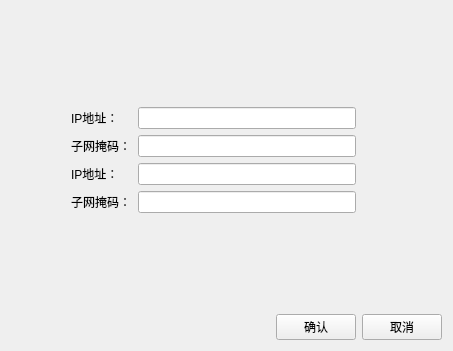
<?xml version="1.0" encoding="UTF-8"?>
<ui version="4.0">
 <class>Form</class>
 <widget class="QWidget" name="Form">
  <property name="geometry">
   <rect>
    <x>0</x>
    <y>0</y>
    <width>453</width>
    <height>351</height>
   </rect>
  </property>
  <property name="windowTitle">
   <string>Form</string>
  </property>
  <layout class="QGridLayout" name="gridLayout">
   <item row="1" column="6">
    <spacer name="horizontalSpacer_3">
     <property name="orientation">
      <enum>Qt::Orientation::Horizontal</enum>
     </property>
     <property name="sizeHint" stdset="0">
      <size>
       <width>40</width>
       <height>20</height>
      </size>
     </property>
    </spacer>
   </item>
   <item row="1" column="0">
    <spacer name="horizontalSpacer_2">
     <property name="orientation">
      <enum>Qt::Orientation::Horizontal</enum>
     </property>
     <property name="sizeHint" stdset="0">
      <size>
       <width>40</width>
       <height>20</height>
      </size>
     </property>
    </spacer>
   </item>
   <item row="5" column="3">
    <spacer name="verticalSpacer_2">
     <property name="orientation">
      <enum>Qt::Orientation::Vertical</enum>
     </property>
     <property name="sizeHint" stdset="0">
      <size>
       <width>20</width>
       <height>40</height>
      </size>
     </property>
    </spacer>
   </item>
   <item row="6" column="3">
    <spacer name="horizontalSpacer">
     <property name="orientation">
      <enum>Qt::Orientation::Horizontal</enum>
     </property>
     <property name="sizeHint" stdset="0">
      <size>
       <width>40</width>
       <height>20</height>
      </size>
     </property>
    </spacer>
   </item>
   <item row="4" column="1">
    <widget class="QLabel" name="mask_label_2">
     <property name="text">
      <string>子网掩码：</string>
     </property>
    </widget>
   </item>
   <item row="6" column="1">
    <spacer name="horizontalSpacer_4">
     <property name="orientation">
      <enum>Qt::Orientation::Horizontal</enum>
     </property>
     <property name="sizeHint" stdset="0">
      <size>
       <width>40</width>
       <height>20</height>
      </size>
     </property>
    </spacer>
   </item>
   <item row="0" column="3">
    <spacer name="verticalSpacer">
     <property name="orientation">
      <enum>Qt::Orientation::Vertical</enum>
     </property>
     <property name="sizeHint" stdset="0">
      <size>
       <width>20</width>
       <height>40</height>
      </size>
     </property>
    </spacer>
   </item>
   <item row="3" column="1">
    <widget class="QLabel" name="ip_label_2">
     <property name="text">
      <string>IP地址：</string>
     </property>
    </widget>
   </item>
   <item row="6" column="6">
    <widget class="QPushButton" name="cancelButton">
     <property name="text">
      <string>取消</string>
     </property>
    </widget>
   </item>
   <item row="2" column="1">
    <widget class="QLabel" name="mask_label">
     <property name="text">
      <string>子网掩码：</string>
     </property>
    </widget>
   </item>
   <item row="6" column="5">
    <widget class="QPushButton" name="confirmButton">
     <property name="text">
      <string>确认</string>
     </property>
    </widget>
   </item>
   <item row="1" column="1">
    <widget class="QLabel" name="ip_label">
     <property name="text">
      <string>IP地址：</string>
     </property>
    </widget>
   </item>
   <item row="6" column="2">
    <spacer name="horizontalSpacer_5">
     <property name="orientation">
      <enum>Qt::Orientation::Horizontal</enum>
     </property>
     <property name="sizeHint" stdset="0">
      <size>
       <width>40</width>
       <height>20</height>
      </size>
     </property>
    </spacer>
   </item>
   <item row="4" column="2" colspan="4">
    <widget class="QLineEdit" name="mask_lineEdit_2"/>
   </item>
   <item row="3" column="2" colspan="4">
    <widget class="QLineEdit" name="ip_lineEdit_2"/>
   </item>
   <item row="2" column="2" colspan="4">
    <widget class="QLineEdit" name="mask_lineEdit_1"/>
   </item>
   <item row="1" column="2" colspan="4">
    <widget class="QLineEdit" name="ip_lineEdit_1"/>
   </item>
  </layout>
 </widget>
 <resources/>
 <connections/>
</ui>
